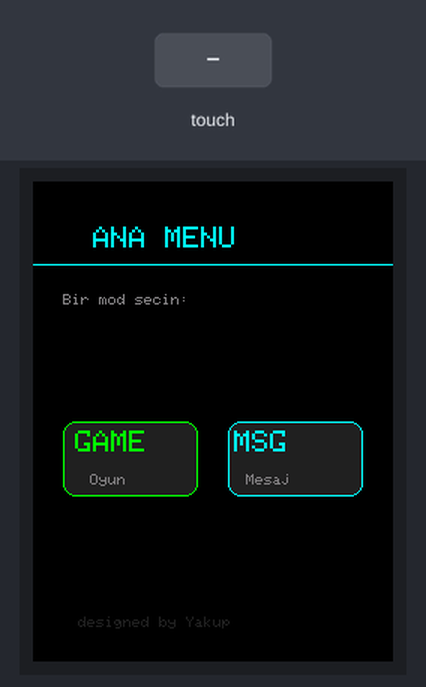
Bench run of a sketch on a simulated Arduino Uno, built with avr-gcc and run on an emulated ATmega328P. Parts: 240×320 colour display. The test bench sets the inputs (shaded band). What the sketch prints to the serial monitor is not drawn.

Above: at 5.4 s.
5.5 s: touch panel pressed at 13 % / 50 % of its raw x / y range
At 6.04 s:
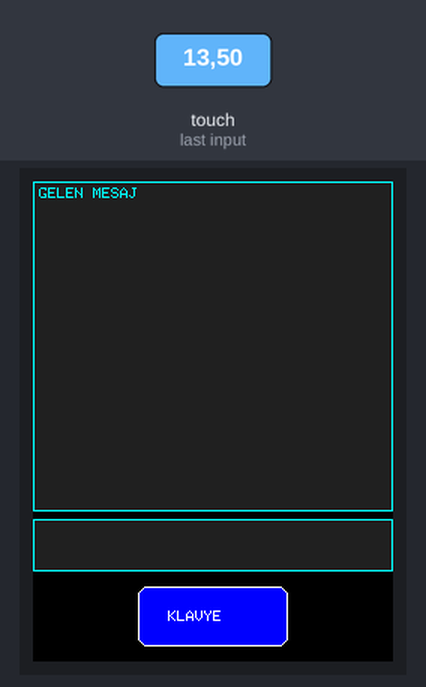
7.7 s: touch panel pressed at 38 % / 90 % of its raw x / y range
At 8.31 s:
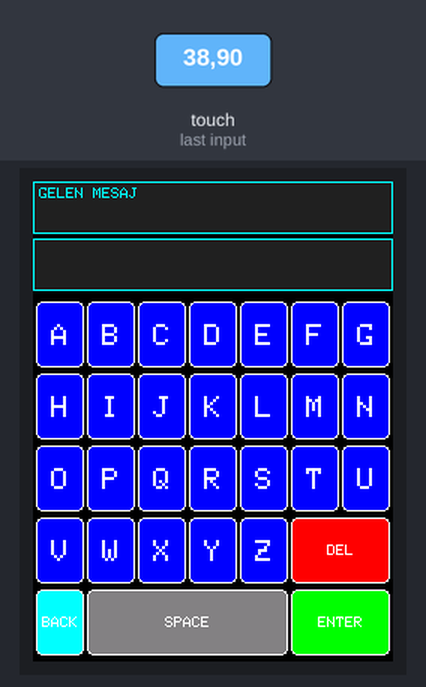
10.7 s: touch panel pressed at 13 % / 90 % of its raw x / y range
At 10.75 s:
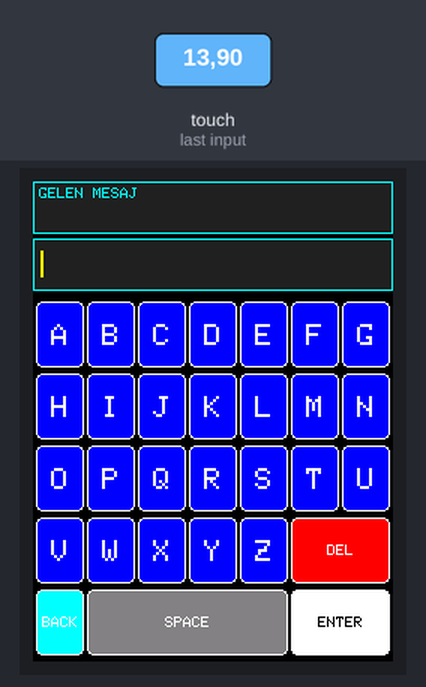
13.7 s: touch panel pressed at 87 % / 90 % of its raw x / y range
At 14.7 s:
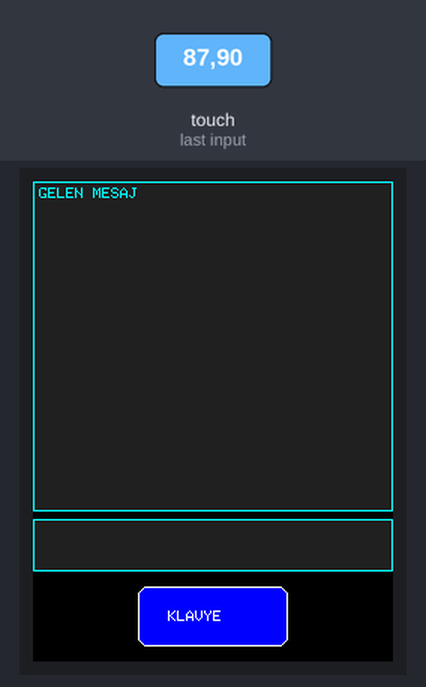
16.7 s: touch panel pressed at 62 % / 90 % of its raw x / y range
At 16.98 s:
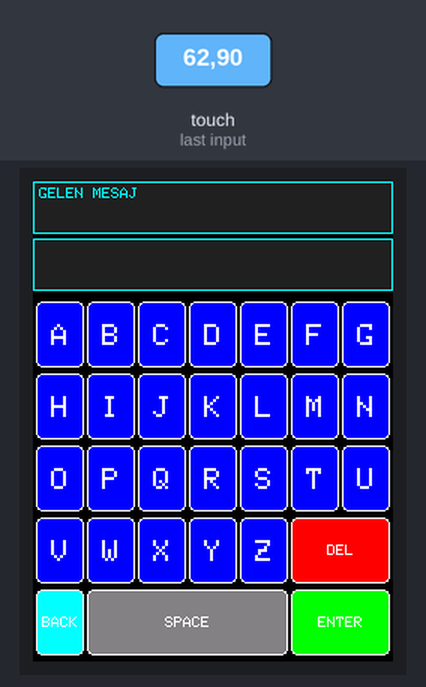
18.5 s: touch panel pressed at 13 % / 30 % of its raw x / y range
At 18.84 s:
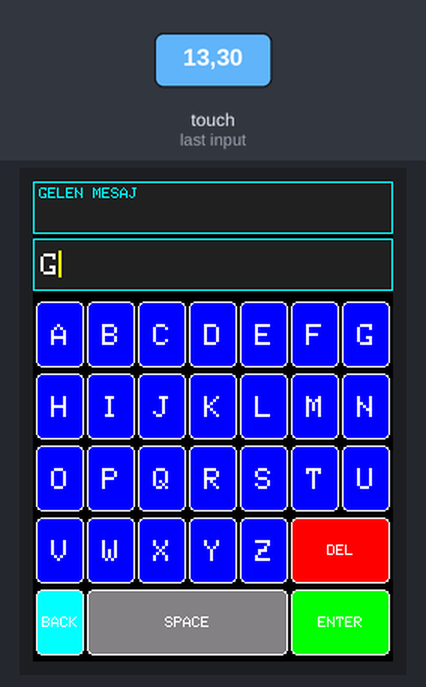
Timing chart, 0 to 21.5 s (numbered marks = the images above; inputs shaded):
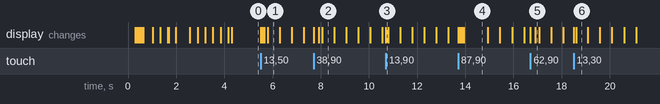

The sketch:

TFT_Screen.ino
```cpp
#include <Adafruit_GFX.h>
#include <MCUFRIEND_kbv.h>
#include <TouchScreen.h>

MCUFRIEND_kbv tft;

#define YP A3
#define XM A2
#define YM 9
#define XP 8

#define TS_MINX 120
#define TS_MINY 70
#define TS_MAXX 900
#define TS_MAXY 920
#define MINPRESSURE 10
#define MAXPRESSURE 1000

TouchScreen ts = TouchScreen(XP, YP, XM, YM, 300);

#define BLACK    0x0000
#define BLUE     0x001F
#define RED      0xF800
#define GREEN    0x07E0
#define YELLOW   0xFFE0
#define WHITE    0xFFFF
#define CYAN     0x07FF
#define GRAY     0x8410
#define KOYU_GRI 0x2104
#define TURUNCU  0xFD20
#define MOR      0x780F

#define EKRAN_W   240
#define EKRAN_H   320

// ── Uygulama durumu ───────────────────────────────────
enum Ekran { SPLASH, MENU, MESAJ, OYUN };
Ekran aktifEkran = SPLASH;

// ── Menü butonu alanları ──────────────────────────────
#define GAME_BTN_X   20
#define GAME_BTN_Y   160
#define GAME_BTN_W   90
#define GAME_BTN_H   50

#define MSG_BTN_X    130
#define MSG_BTN_Y    160
#define MSG_BTN_W    90
#define MSG_BTN_H    50

bool klavyeGoruntu = false;

#define GELEN_Y_BUYUK   0
#define GELEN_H_BUYUK   220
#define METIN_Y_BUYUK   225
#define METIN_H_BUYUK   35
#define GELEN_Y_KUCUK   0
#define GELEN_H_KUCUK   35
#define METIN_Y_KUCUK   38
#define METIN_H_KUCUK   35

#define KBD_BTN_X  70
#define KBD_BTN_Y  270
#define KBD_BTN_W  100
#define KBD_BTN_H  40

#define KLAVYE_Y     80
#define TUS_W        32
#define TUS_H        44
#define TUS_BOSLUK   2
#define SATIR_BOSLUK 4

#define METIN_MAX  30
#define TUS_SAYISI 30
#define CURSOR_ARALIK 500

String metin = "";
unsigned long sonCursorZaman = 0;
bool cursorGorunum = true;

int gelenY  = GELEN_Y_BUYUK;
int gelenH  = GELEN_H_BUYUK;
int metinY  = METIN_Y_BUYUK;
int metinH  = METIN_H_BUYUK;

struct Tus {
  char     label[6];
  int      x, y, w, h;
  uint16_t renk;
};
Tus tuslar[TUS_SAYISI];

// ════════════════════════════════════════════════════
//  AÇILIŞ ANİMASYONU
// ════════════════════════════════════════════════════
void splashEkrani() {
  tft.fillScreen(BLACK);

  // ── Logo metni: harf harf beliriyor ──────────────
  const char* logo = "MUCOL";
  int startX = 40;
  tft.setTextSize(3);
  for (int i = 0; i < (int)strlen(logo); i++) {
    tft.setTextColor(CYAN);
    tft.setCursor(startX + i * 22, 80);
    tft.print(logo[i]);
    delay(80);
  }

  // Alt başlık
  tft.setTextSize(1);
  tft.setTextColor(GRAY);
  tft.setCursor(55, 120);
  tft.print("Touch Interface v1.0");

  delay(400);

  // ── Progress bar ─────────────────────────────────
  int barX = 20, barY = 200, barW = 200, barH = 14;
  tft.drawRoundRect(barX, barY, barW, barH, 4, CYAN);

  for (int i = 0; i <= barW - 4; i += 4) {
    uint16_t renk;
    if      (i < (barW - 4) / 3)       renk = BLUE;
    else if (i < 2 * (barW - 4) / 3)   renk = CYAN;
    else                                 renk = GREEN;

    tft.fillRect(barX + 2, barY + 2, i, barH - 4, renk);
    delay(12);
  }

  // Yüzde göster
  tft.setTextColor(WHITE);
  tft.setTextSize(1);
  tft.setCursor(barX + barW + 6, barY + 3);
  tft.print("100%");

  delay(300);

  // ── "Hazır" mesajı ────────────────────────────────
  tft.setTextColor(YELLOW);
  tft.setTextSize(1);
  tft.setCursor(75, 230);
  tft.print("Hazir!");
  delay(500);

  // ── Beyazdan solma efekti ─────────────────────────
  for (int alpha = 0; alpha < 8; alpha++) {
    tft.fillScreen(WHITE);
    delay(30);
    tft.fillScreen(BLACK);
    delay(30);
  }
}

// ════════════════════════════════════════════════════
//  ANA MENÜ
// ════════════════════════════════════════════════════
void menuCiz() {
  tft.fillScreen(BLACK);

  // Başlık
  tft.setTextColor(CYAN);
  tft.setTextSize(2);
  tft.setCursor(40, 30);
  tft.print("ANA MENU");

  tft.drawFastHLine(0, 55, EKRAN_W, CYAN);

  // Dekoratif ikon alanı
  tft.setTextColor(GRAY);
  tft.setTextSize(1);
  tft.setCursor(20, 75);
  tft.print("Bir mod secin:");

  // ── GAME butonu ───────────────────────────────────
  tft.fillRoundRect(GAME_BTN_X, GAME_BTN_Y, GAME_BTN_W, GAME_BTN_H, 8, KOYU_GRI);
  tft.drawRoundRect(GAME_BTN_X, GAME_BTN_Y, GAME_BTN_W, GAME_BTN_H, 8, GREEN);
  // Küçük oyun ikonu (basit)
  tft.setTextSize(2);
  tft.setTextColor(GREEN);
  tft.setCursor(GAME_BTN_X + 8, GAME_BTN_Y + 6);
  tft.print("GAME");
  tft.setTextSize(1);
  tft.setTextColor(GRAY);
  tft.setCursor(GAME_BTN_X + 18, GAME_BTN_Y + 35);
  tft.print("Oyun");

  // ── MESSAGE butonu ────────────────────────────────
  tft.fillRoundRect(MSG_BTN_X, MSG_BTN_Y, MSG_BTN_W, MSG_BTN_H, 8, KOYU_GRI);
  tft.drawRoundRect(MSG_BTN_X, MSG_BTN_Y, MSG_BTN_W, MSG_BTN_H, 8, CYAN);
  tft.setTextSize(2);
  tft.setTextColor(CYAN);
  tft.setCursor(MSG_BTN_X + 4, MSG_BTN_Y + 6);
  tft.print("MSG");
  tft.setTextSize(1);
  tft.setTextColor(GRAY);
  tft.setCursor(MSG_BTN_X + 12, MSG_BTN_Y + 35);
  tft.print("Mesaj");

  // Alt bilgi
  tft.setTextColor(KOYU_GRI);
  tft.setTextSize(1);
  tft.setCursor(30, 290);
  tft.print("designed by Yakup");
}

// ════════════════════════════════════════════════════
//  MESAJ EKRANI (mevcut kodun tamamı)
// ════════════════════════════════════════════════════
void tuslariOlustur() {
  const int adim = TUS_H + SATIR_BOSLUK;
  int satirY[5];
  for (int i = 0; i < 5; i++)
    satirY[i] = KLAVYE_Y + i * adim;

  const char harfler[] = "ABCDEFGHIJKLMNOPQRSTUVWXYZ";
  int idx = 0;
  for (int s = 0; s < 7; s++, idx++) {
    tuslar[idx].label[0] = harfler[s];
    tuslar[idx].label[1] = '\0';
    tuslar[idx].x = s * (TUS_W + TUS_BOSLUK) + TUS_BOSLUK;
    tuslar[idx].y = satirY[0];
    tuslar[idx].w = TUS_W;
    tuslar[idx].h = TUS_H;
    tuslar[idx].renk = BLUE;
  }
  for (int s = 0; s < 7; s++, idx++) {
    tuslar[idx].label[0] = harfler[7 + s];
    tuslar[idx].label[1] = '\0';
    tuslar[idx].x = s * (TUS_W + TUS_BOSLUK) + TUS_BOSLUK;
    tuslar[idx].y = satirY[1];
    tuslar[idx].w = TUS_W;
    tuslar[idx].h = TUS_H;
    tuslar[idx].renk = BLUE;
  }
  for (int s = 0; s < 7; s++, idx++) {
    tuslar[idx].label[0] = harfler[14 + s];
    tuslar[idx].label[1] = '\0';
    tuslar[idx].x = s * (TUS_W + TUS_BOSLUK) + TUS_BOSLUK;
    tuslar[idx].y = satirY[2];
    tuslar[idx].w = TUS_W;
    tuslar[idx].h = TUS_H;
    tuslar[idx].renk = BLUE;
  }
  for (int s = 0; s < 5; s++, idx++) {
    tuslar[idx].label[0] = harfler[21 + s];
    tuslar[idx].label[1] = '\0';
    tuslar[idx].x = s * (TUS_W + TUS_BOSLUK) + TUS_BOSLUK;
    tuslar[idx].y = satirY[3];
    tuslar[idx].w = TUS_W;
    tuslar[idx].h = TUS_H;
    tuslar[idx].renk = BLUE;
  }
  strcpy(tuslar[idx].label, "DEL");
  tuslar[idx].x = 5 * (TUS_W + TUS_BOSLUK) + TUS_BOSLUK;
  tuslar[idx].y = satirY[3]; tuslar[idx].w = 2*(TUS_W+TUS_BOSLUK)-TUS_BOSLUK;
  tuslar[idx].h = TUS_H; tuslar[idx].renk = RED; idx++;

  strcpy(tuslar[idx].label, "BCK");
  tuslar[idx].x = TUS_BOSLUK; tuslar[idx].y = satirY[4];
  tuslar[idx].w = 1*(TUS_W+TUS_BOSLUK)-TUS_BOSLUK;
  tuslar[idx].h = TUS_H; tuslar[idx].renk = CYAN; idx++;

  strcpy(tuslar[idx].label, "SPC");
  tuslar[idx].x = 1*(TUS_W+TUS_BOSLUK)+TUS_BOSLUK; tuslar[idx].y = satirY[4];
  tuslar[idx].w = 4*(TUS_W+TUS_BOSLUK)-TUS_BOSLUK;
  tuslar[idx].h = TUS_H; tuslar[idx].renk = GRAY; idx++;

  strcpy(tuslar[idx].label, "ENT");
  tuslar[idx].x = 5*(TUS_W+TUS_BOSLUK)+TUS_BOSLUK; tuslar[idx].y = satirY[4];
  tuslar[idx].w = 2*(TUS_W+TUS_BOSLUK)-TUS_BOSLUK;
  tuslar[idx].h = TUS_H; tuslar[idx].renk = GREEN;
}

int cursorX() {
  String g = metin;
  const int maxKar = 17;
  if ((int)g.length() > maxKar) g = g.substring(g.length() - maxKar);
  return 5 + g.length() * 12;
}
void cursorCiz(bool gorunsun) {
  int kx = cursorX();
  if (kx >= EKRAN_W - 5) return;
  uint16_t renk = gorunsun ? YELLOW : KOYU_GRI;
  tft.drawFastVLine(kx,     metinY + 8, 18, renk);
  tft.drawFastVLine(kx + 1, metinY + 8, 18, renk);
}
void gelenKutuCiz() {
  tft.fillRect(0, gelenY, EKRAN_W, gelenH, KOYU_GRI);
  tft.drawRect(0, gelenY, EKRAN_W, gelenH, CYAN);
  tft.setTextColor(CYAN); tft.setTextSize(1);
  tft.setCursor(4, gelenY + 4); tft.print("GELEN MESAJ");
}
void metinKutuCiz() {
  tft.fillRect(0, metinY, EKRAN_W, metinH, KOYU_GRI);
  tft.drawRect(0, metinY, EKRAN_W, metinH, CYAN);
  tft.setTextColor(WHITE); tft.setTextSize(2);
  String g = metin;
  const int maxKar = 17;
  if ((int)g.length() > maxKar) g = g.substring(g.length() - maxKar);
  tft.setCursor(5, metinY + 10); tft.print(g);
  cursorCiz(cursorGorunum);
}
void klavyeButonuCiz() {
  tft.fillRoundRect(KBD_BTN_X, KBD_BTN_Y, KBD_BTN_W, KBD_BTN_H, 6, BLUE);
  tft.drawRoundRect(KBD_BTN_X, KBD_BTN_Y, KBD_BTN_W, KBD_BTN_H, 6, WHITE);
  tft.setTextColor(WHITE); tft.setTextSize(1);
  tft.setCursor(KBD_BTN_X + 20, KBD_BTN_Y + 16); tft.print("KLAVYE");
}
void tusCiz(int i, bool basili) {
  uint16_t arkaRenk = basili ? WHITE : tuslar[i].renk;
  uint16_t yaziRenk = basili ? BLACK : WHITE;
  tft.fillRoundRect(tuslar[i].x, tuslar[i].y, tuslar[i].w, tuslar[i].h, 4, arkaRenk);
  tft.drawRoundRect(tuslar[i].x, tuslar[i].y, tuslar[i].w, tuslar[i].h, 4, WHITE);
  tft.setTextColor(yaziRenk);
  String et = String(tuslar[i].label);
  if (et.length() == 1) {
    tft.setTextSize(2);
    tft.setCursor(tuslar[i].x + (tuslar[i].w - 12) / 2, tuslar[i].y + (tuslar[i].h - 14) / 2);
    tft.print(et);
  } else {
    String g = (et=="SPC")?"SPACE":(et=="ENT")?"ENTER":(et=="BCK")?"BACK":et;
    tft.setTextSize(1);
    tft.setCursor(tuslar[i].x + (tuslar[i].w - (int)g.length()*6)/2, tuslar[i].y + (tuslar[i].h - 8)/2);
    tft.print(g);
  }
}
void klavyeGizle() {
  klavyeGoruntu = false;
  gelenY = GELEN_Y_BUYUK; gelenH = GELEN_H_BUYUK;
  metinY = METIN_Y_BUYUK; metinH = METIN_H_BUYUK;
  tft.fillScreen(BLACK);
  gelenKutuCiz(); metinKutuCiz(); klavyeButonuCiz();
}
void klavyeGoster() {
  klavyeGoruntu = true;
  gelenY = GELEN_Y_KUCUK; gelenH = GELEN_H_KUCUK;
  metinY = METIN_Y_KUCUK; metinH = METIN_H_KUCUK;
  tft.fillScreen(BLACK);
  gelenKutuCiz(); metinKutuCiz();
  for (int i = 0; i < TUS_SAYISI; i++) tusCiz(i, false);
}

// ── Mesaj ekranı giriş noktası ────────────────────────
void mesajEkraniBaslat() {
  klavyeGoruntu = false;
  gelenY = GELEN_Y_BUYUK; gelenH = GELEN_H_BUYUK;
  metinY = METIN_Y_BUYUK; metinH = METIN_H_BUYUK;
  tft.fillScreen(BLACK);
  gelenKutuCiz(); metinKutuCiz(); klavyeButonuCiz();
}

// ════════════════════════════════════════════════════
//  OYUN (placeholder)
// ════════════════════════════════════════════════════
void oyunEkraniBaslat() {
  tft.fillScreen(BLACK);
  tft.setTextColor(GREEN);
  tft.setTextSize(2);
  tft.setCursor(30, 100);
  tft.print("OYUN MODU");
  tft.setTextSize(1);
  tft.setTextColor(GRAY);
  tft.setCursor(25, 140);
  tft.print("Oyun kodunu buraya ekle");

  // Geri butonu
  tft.fillRoundRect(70, 260, 100, 40, 6, KOYU_GRI);
  tft.drawRoundRect(70, 260, 100, 40, 6, RED);
  tft.setTextColor(RED);
  tft.setTextSize(1);
  tft.setCursor(100, 278);
  tft.print("< MENU");
}

// ════════════════════════════════════════════════════
//  SETUP / LOOP
// ════════════════════════════════════════════════════
void setup() {
  Serial.begin(9600);
  uint16_t ID = tft.readID();
  if (ID == 0xD3D3) ID = 0x9486;
  tft.begin(ID);
  tft.setRotation(0);
  tuslariOlustur();

  // Açılış animasyonu → menü
  splashEkrani();
  aktifEkran = MENU;
  menuCiz();
}

void loop() {
  unsigned long simdi = millis();

  // Cursor sadece mesaj modunda yanıp söner
  if (aktifEkran == MESAJ && simdi - sonCursorZaman >= CURSOR_ARALIK) {
    sonCursorZaman = simdi;
    cursorGorunum  = !cursorGorunum;
    cursorCiz(cursorGorunum);
  }

  digitalWrite(13, HIGH);
  TSPoint p = ts.getPoint();
  digitalWrite(13, LOW);
  pinMode(XM, OUTPUT);
  pinMode(YP, OUTPUT);

  if (p.z < MINPRESSURE || p.z > MAXPRESSURE) return;

  int px = map(p.x, TS_MINX, TS_MAXX, 240, 0);
  int py = map(p.y, TS_MINY, TS_MAXY, 0, 320);
  px = constrain(px, 0, 239);
  py = constrain(py, 0, 319);

  // ── MENÜ ─────────────────────────────────────────
  if (aktifEkran == MENU) {
    if (px >= GAME_BTN_X && px < GAME_BTN_X + GAME_BTN_W &&
        py >= GAME_BTN_Y && py < GAME_BTN_Y + GAME_BTN_H) {
      aktifEkran = OYUN;
      oyunEkraniBaslat();
    }
    else if (px >= MSG_BTN_X && px < MSG_BTN_X + MSG_BTN_W &&
             py >= MSG_BTN_Y && py < MSG_BTN_Y + MSG_BTN_H) {
      aktifEkran = MESAJ;
      mesajEkraniBaslat();
    }
    delay(150);
    return;
  }

  // ── OYUN ─────────────────────────────────────────
  if (aktifEkran == OYUN) {
    // Geri butonu
    if (px >= 70 && px < 170 && py >= 260 && py < 300) {
      aktifEkran = MENU;
      menuCiz();
    }
    delay(150);
    return;
  }

  // ── MESAJ: klavye kapalı ──────────────────────────
  if (aktifEkran == MESAJ && !klavyeGoruntu) {
    if (px >= KBD_BTN_X && px < KBD_BTN_X + KBD_BTN_W &&
        py >= KBD_BTN_Y && py < KBD_BTN_Y + KBD_BTN_H) {
      klavyeGoster();
    }
    delay(150);
    return;
  }

  // ── MESAJ: klavye açık ────────────────────────────
  if (aktifEkran == MESAJ && klavyeGoruntu) {
    for (int i = 0; i < TUS_SAYISI; i++) {
      if (px >= tuslar[i].x && px < tuslar[i].x + tuslar[i].w &&
          py >= tuslar[i].y && py < tuslar[i].y + tuslar[i].h) {

        tusCiz(i, true); delay(80); tusCiz(i, false);
        String et = String(tuslar[i].label);

        if (et == "DEL") {
          if (metin.length() > 0) metin.remove(metin.length() - 1);
        } else if (et == "BCK") {
          klavyeGizle();
        } else if (et == "SPC") {
          if ((int)metin.length() < METIN_MAX) metin += ' ';
        } else if (et == "ENT") {
          Serial.print("ENTER: "); Serial.println(metin);
          metin = "";
        } else {
          if ((int)metin.length() < METIN_MAX) metin += et;
        }

        cursorGorunum = true; sonCursorZaman = millis();
        if (et != "BCK") metinKutuCiz();
        break;
      }
    }
    delay(150);
  }
}

// designed by Yakup
```

Measured:
- after the input at 5.5 s, the display: first changes at once (image 1 shows a later state)
- after the input at 7.7 s, the display: first changes at once (image 2 shows a later state)
- after the input at 10.7 s, the display: changes at once (image 3)
- after the input at 13.7 s, the display: first changes at once (image 4 shows a later state)
- after the input at 16.7 s, the display: first changes at once (image 5 shows a later state)
- after the input at 18.5 s, the display: first changes at once (image 6 shows a later state)
